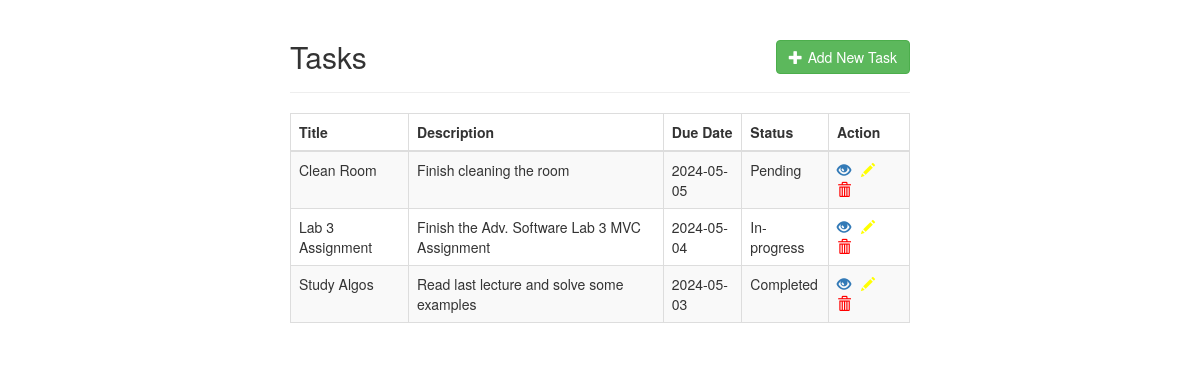
The page / on the database its author committed.
### tables this page shows
CREATE TABLE `tasks` (
  `Title` varchar(50) NOT NULL,
  `Description` varchar(150) NOT NULL,
  `Due_Date` date NOT NULL,
  `Status` enum('Pending','In-progress','Completed') NOT NULL
);

### Model/Database.php (called while the page is built)
<?php
class Database {
    private $server = "localhost";
    private $username = "root";
    private $password = "";
    private $dbname = "Lab3";
    public function connectToDB() {
        $link = mysqli_connect($this->server, $this->username, $this->password, $this->dbname);
        if ($link)
            return $link;
        else {
            die("ERROR: Could not connect. " . mysqli_connect_error());
        }
    }
}

### Model/ReadClass.php (called while the page is built, shortened)
<?php
require_once 'Database.php';
class ReadClass {
    private $link;
    public function __construct() {
        $this->db = new Database();
        $this->link = $this->db->connectToDB();
    }
    public function readAll() {
        $sql = "SELECT * FROM tasks";
        if ($result = mysqli_query($this->link, $sql)) {
            return $result;
        } else {
            echo "ERROR: Could not able to execute $sql. " . mysqli_error($this->link);
            return false;
        }
    }
}

### Controller/ReadAllController.php (the view, shortened to what this page needs)
<?php
require_once 'Model/ReadClass.php';
$read = new ReadClass();
$result = $read->readAll();
if (mysqli_num_rows($result) > 0) {
    echo "<table class='table table-bordered table-striped'>";
    echo "<thead>";
    echo "<tr>";
    echo "<th>Title</th>";
    echo "<th>Description</th>";
    echo "<th>Due Date</th>";
    echo "<th>Status</th>";
    echo "<th>Action</th>";
    echo "</tr>";
    echo "</thead>";
    echo "<tbody>";
    while ($row = mysqli_fetch_array($result)) {
        echo "<tr>";
        echo "<td>" . $row['Title'] . "</td>";
        echo "<td>" . $row['Description'] . "</td>";
        echo "<td>" . $row['Due_Date'] . "</td>";
        echo "<td>" . $row['Status'] . "</td>";
        echo "<td>";
        echo "<a href='view/read.php?Title=" . $row['Title'] . "' title='View Task' data-toggle='tooltip'><span class='glyphicon glyphicon-eye-open'></span></a>";
        echo "<a href='View/update.php?Title=" . $row['Title'] . "' title='Update Task' data-toggle='tooltip'><span class='glyphicon glyphicon-pencil'></span></a>";
        echo "<a href='View/delete.php?Title=" . $row['Title'] . "' title='Delete Task' data-toggle='tooltip'><span class='glyphicon glyphicon-trash'></span></a>";
        echo "</td>";
        echo "</tr>";
    }
    echo "</tbody>";
    echo "</table>";
} else {
    echo "<p class='lead'><em>No Tasks were found.</em></p>";
}
?>

### index.php (shortened to what this page needs)
<!DOCTYPE html>
<html lang="en">
<head>
    <link rel="stylesheet" href="https://maxcdn.bootstrapcdn.com/bootstrap/3.3.7/css/bootstrap.css">
</head>
<body>
    <div class="wrapper">
        <div class="container-fluid">
            <div class="row">
                <div class="col-md-12">
                    <div class="page-header clearfix">
                        <h2 class="pull-left">Tasks</h2>
                        <a href="View/create.php" class='btn btn-success pull-right'><span class='glyphicon glyphicon-plus'></span>Add New Task</a>
                    </div>
                    <?php require_once 'Controller/ReadAllController.php';?>
                </div>
            </div>
        </div>
    </div>
</body>
</html>

### index.php (style rules this page uses)
.wrapper { width: 650px; margin: 0 auto; }
.page-header h2 { margin-top: 0; }
table tr td:last-child a { margin-right: 10px; }
.glyphicon-plus { margin-right: 5px; }
.glyphicon-trash { color: red; }
.glyphicon-pencil { color: yellow; }

### rows shown on the page
tasks: Title "Clean Room", Description "Finish cleaning the room", Due_Date "2024-05-05", Status "Pending"
tasks: Title "Lab 3 Assignment", Description "Finish the Adv. Software Lab 3 MVC Assignment", Due_Date "2024-05-04", Status "In-progress"
tasks: Title "Study Algos", Description "Read last lecture and solve some examples", Due_Date "2024-05-03", Status "Completed"
